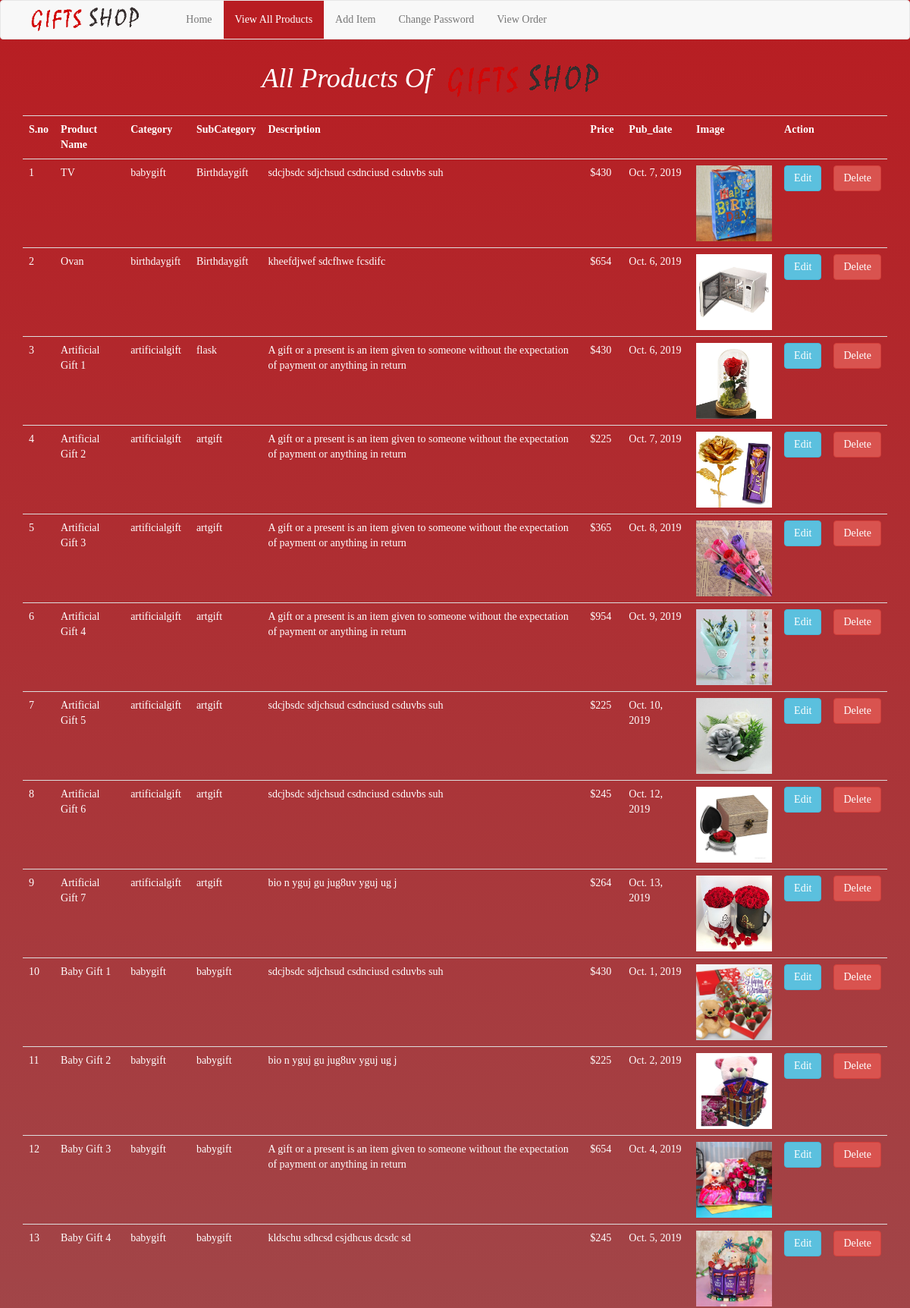
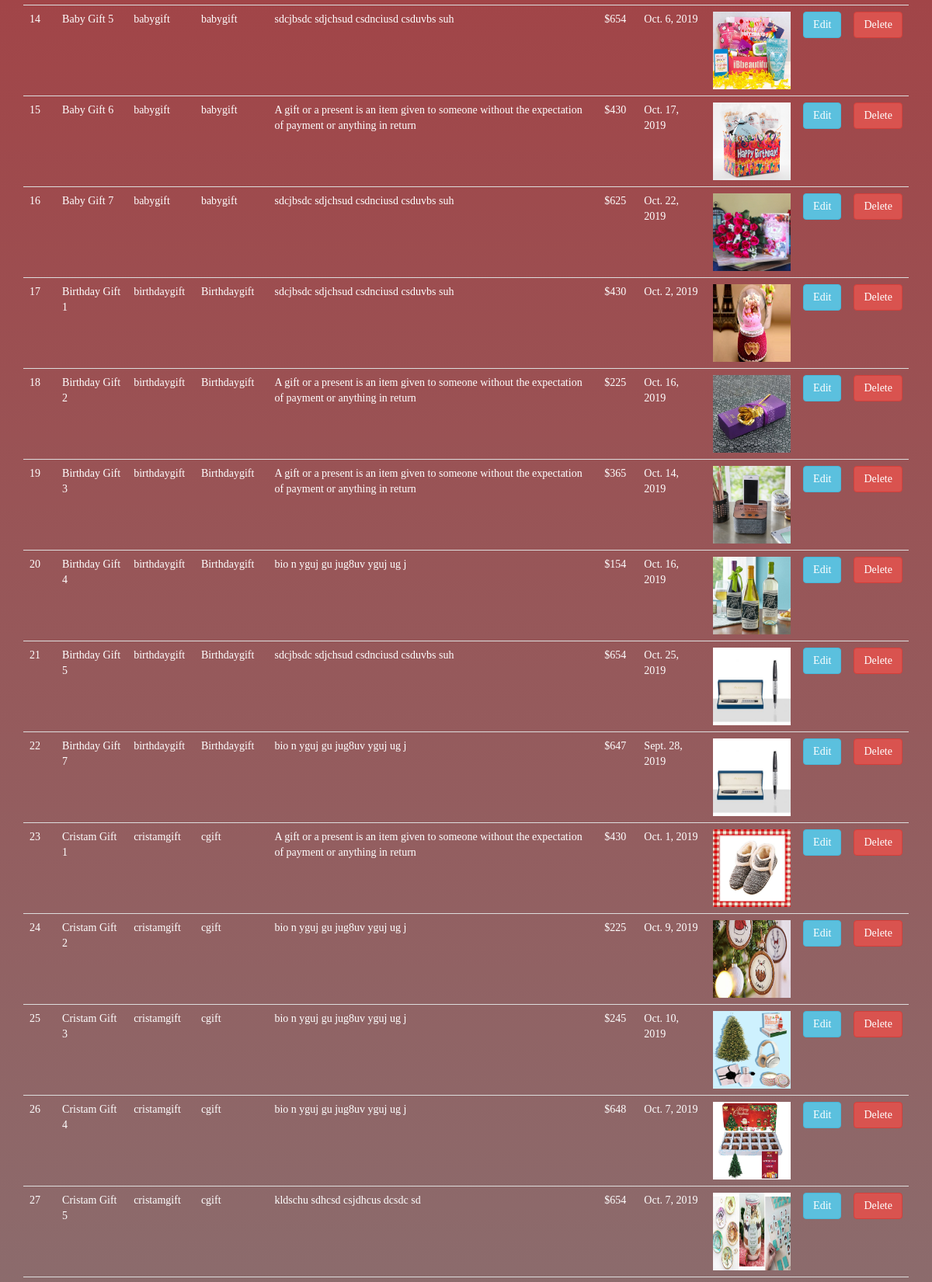
Page /viewallproduct/ (upper part) on the committed database (2 pictures, top to bottom).
### mycart/models.py (models this page shows, shortened)
class Product(models.Model):
	GIFT_CHOICES = [
    ('babygift','BABYGIFT'),
    ('birthdaygift', 'BIRTHDAYGIFT'),
    ('accentsgift','ACCENTSGIFT'),
    ('cristamgift','CRISTAMGIFT'),
    ('toysgift','TOYSGIFT'),
    ('valentinegift','VALENTINEGIFT'),
    ('artificialgift','ARTIFICIALGIFT'),
    ('giftforher','GIFTFORHER'),
    ('giftforhim','GIFTFORHIM'),
]
	product_name = models.CharField(max_length=100,null=True)
	desc = models.CharField(max_length=1000,null=True)
	category = models.CharField(max_length=100, choices=GIFT_CHOICES,default='babygift')
	subcategory = models.CharField(max_length=100,null=True)
	price = models.IntegerField(null=True)
	Image = models.ImageField(upload_to="shop/images",null=True)
	pub_date = models.DateField()

### mycart/views.py (the view)
# urls.py: path('viewallproduct/', views.viewallproduct,name='viewallproduct'),
def viewallproduct(request):
	allpro=Product.objects.all()
	return render(request,'viewallproduct.html',{'allpro':allpro})

### templates/viewallproduct.html (shortened to what this page needs)
{% load static %}
<!DOCTYPE html>
<html lang="en">
<head>
  <link rel="stylesheet" href="https://maxcdn.bootstrapcdn.com/bootstrap/3.4.0/css/bootstrap.min.css">
<link href="//netdna.bootstrapcdn.com/bootstrap/3.2.0/css/bootstrap.min.css" rel="stylesheet" id="bootstrap-css">
</head>
<body>
  <nav class="navbar navbar-default">
  <div class="container-fluid">
    <div class="navbar-header">
      <a href="index.html"><img style="height: 50px;" src="{% static 'images/logo2.png' %}" alt="" /></a>
    </div>
    <ul class="nav navbar-nav">
      <li class="hov"><a href="/">Home</a></li>
      <li class="active"><a style="background-color: #B81D22 !important; color:white;" href="">View All Products</a></li>
      <li class="hov"><a href="{% url 'addproduct' %}">Add Item</a></li>
      <li class="hov"><a href="{% url 'change_password' %}">Change Password</a></li>
      <li class="hov"><a href="{% url 'vieworder' %}">View Order</a></li>
    </ul>
  </div>
</nav>
<center>
  <h1><span style="font-family: century-gothic; font-style: italic;">All Products Of</span><img style="margin-left: -15px;" src="{% static 'images/logo2.png' %}"></h1>
</center>
<div class="container">
      <table align="center" class="table table-border table-hover table-responsive">
            <tr>
                  <th>S.no</th>
                  <th>Product Name</th>
                  <th>Category</th>
                  <th>SubCategory</th>
                  <th>Description</th>
                  <th>Price</th>
                  <th>Pub_date</th>
                  <th>Image</th>
                  <th colspan="2">Action</th>
            </tr>
            {% for i in allpro %}
              <tr>
                <td>{{forloop.counter}}</td>
                <td>{{i.product_name}}</td>
                <td>{{i.category}}</td>
                <td>{{i.subcategory}}</td>
                <td>{{i.desc}}</td>
                <td>${{i.price}}</td>
                <td>{{i.pub_date}}</td>
                <td><a href="/media/{{i.Image}}"><img src="/media/{{i.Image}}" height="100" width="100"></a></td>
                <td><a href="{% url 'editproduct' i.id %}" class="btn btn-info">Edit</a> </td><td><a href="{% url 'deleteproduct' i.id %}" class="btn btn-danger">Delete</a></td>
              </tr>
            {% endfor %}
      </table>
</div>
</body>
</html>

### templates/viewallproduct.html (style rules this page uses)
body { margin: 0; padding: 0; font-family:century gothic; color:white; background-image:linear-gradient(#B81D22,grey,black); background-size:100% 100%; }
td { padding: 10px; }
th { padding: 10px; }

### rows in the picture
Product: product_name "TV", category "babygift", subcategory "Birthdaygift", desc "sdcjbsdc sdjchsud csdnciusd csduvbs suh", price "430", pub_date "Oct. 7, 2019", Image (picture)
Product: product_name "Ovan", category "birthdaygift", subcategory "Birthdaygift", desc "kheefdjwef sdcfhwe fcsdifc", price "654", pub_date "Oct. 6, 2019", Image (picture)
Product: product_name "Artificial Gift 1", category "artificialgift", subcategory "flask", desc "A gift or a present is an item given to someone without the expectation of payment or anything in return", price "430", pub_date "Oct. 6, 2019", Image (picture)
Product: product_name "Artificial Gift 2", category "artificialgift", subcategory "artgift", desc "A gift or a present is an item given to someone without the expectation of payment or anything in return", price "225", pub_date "Oct. 7, 2019", Image (picture)
Product: product_name "Artificial Gift 3", category "artificialgift", subcategory "artgift", desc "A gift or a present is an item given to someone without the expectation of payment or anything in return", price "365", pub_date "Oct. 8, 2019", Image (picture)
Product: product_name "Artificial Gift 4", category "artificialgift", subcategory "artgift", desc "A gift or a present is an item given to someone without the expectation of payment or anything in return", price "954", pub_date "Oct. 9, 2019", Image (picture)
Product: product_name "Artificial Gift 5", category "artificialgift", subcategory "artgift", desc "sdcjbsdc sdjchsud csdnciusd csduvbs suh", price "225", pub_date "Oct. 10, 2019", Image (picture)
Product: product_name "Artificial Gift 6", category "artificialgift", subcategory "artgift", desc "sdcjbsdc sdjchsud csdnciusd csduvbs suh", price "245", pub_date "Oct. 12, 2019", Image (picture)
Product: product_name "Artificial Gift 7", category "artificialgift", subcategory "artgift", desc "bio n yguj gu jug8uv yguj ug j", price "264", pub_date "Oct. 13, 2019", Image (picture)
Product: product_name "Baby Gift 1", category "babygift", subcategory "babygift", desc "sdcjbsdc sdjchsud csdnciusd csduvbs suh", price "430", pub_date "Oct. 1, 2019", Image (picture)
Product: product_name "Baby Gift 2", category "babygift", subcategory "babygift", desc "bio n yguj gu jug8uv yguj ug j", price "225", pub_date "Oct. 2, 2019", Image (picture)
Product: product_name "Baby Gift 3", category "babygift", subcategory "babygift", desc "A gift or a present is an item given to someone without the expectation of payment or anything in return", price "654", pub_date "Oct. 4, 2019", Image (picture)
Product: product_name "Baby Gift 4", category "babygift", subcategory "babygift", desc "kldschu sdhcsd csjdhcus dcsdc sd", price "245", pub_date "Oct. 5, 2019", Image (picture)
Product: product_name "Baby Gift 5", category "babygift", subcategory "babygift", desc "sdcjbsdc sdjchsud csdnciusd csduvbs suh", price "654", pub_date "Oct. 6, 2019", Image (picture)
Product: product_name "Baby Gift 6", category "babygift", subcategory "babygift", desc "A gift or a present is an item given to someone without the expectation of payment or anything in return", price "430", pub_date "Oct. 17, 2019", Image (picture)
Product: product_name "Baby Gift 7", category "babygift", subcategory "babygift", desc "sdcjbsdc sdjchsud csdnciusd csduvbs suh", price "625", pub_date "Oct. 22, 2019", Image (picture)
Product: product_name "Birthday Gift 1", category "birthdaygift", subcategory "Birthdaygift", desc "sdcjbsdc sdjchsud csdnciusd csduvbs suh", price "430", pub_date "Oct. 2, 2019", Image (picture)
Product: product_name "Birthday Gift 2", category "birthdaygift", subcategory "Birthdaygift", desc "A gift or a present is an item given to someone without the expectation of payment or anything in return", price "225", pub_date "Oct. 16, 2019", Image (picture)
Product: product_name "Birthday Gift 3", category "birthdaygift", subcategory "Birthdaygift", desc "A gift or a present is an item given to someone without the expectation of payment or anything in return", price "365", pub_date "Oct. 14, 2019", Image (picture)
Product: product_name "Birthday Gift 4", category "birthdaygift", subcategory "Birthdaygift", desc "bio n yguj gu jug8uv yguj ug j", price "154", pub_date "Oct. 16, 2019", Image (picture)
Product: product_name "Birthday Gift 5", category "birthdaygift", subcategory "Birthdaygift", desc "sdcjbsdc sdjchsud csdnciusd csduvbs suh", price "654", pub_date "Oct. 25, 2019", Image (picture)
Product: product_name "Birthday Gift 7", category "birthdaygift", subcategory "Birthdaygift", desc "bio n yguj gu jug8uv yguj ug j", price "647", pub_date "Sept. 28, 2019", Image (picture)
Product: product_name "Cristam Gift 1", category "cristamgift", subcategory "cgift", desc "A gift or a present is an item given to someone without the expectation of payment or anything in return", price "430", pub_date "Oct. 1, 2019", Image (picture)
Product: product_name "Cristam Gift 2", category "cristamgift", subcategory "cgift", desc "bio n yguj gu jug8uv yguj ug j", price "225", pub_date "Oct. 9, 2019", Image (picture)
Product: product_name "Cristam Gift 3", category "cristamgift", subcategory "cgift", desc "bio n yguj gu jug8uv yguj ug j", price "245", pub_date "Oct. 10, 2019", Image (picture)
Product: product_name "Cristam Gift 4", category "cristamgift", subcategory "cgift", desc "bio n yguj gu jug8uv yguj ug j", price "648", pub_date "Oct. 7, 2019", Image (picture)
Product: product_name "Cristam Gift 5", category "cristamgift", subcategory "cgift", desc "kldschu sdhcsd csjdhcus dcsdc sd", price "654", pub_date "Oct. 7, 2019", Image (picture)
